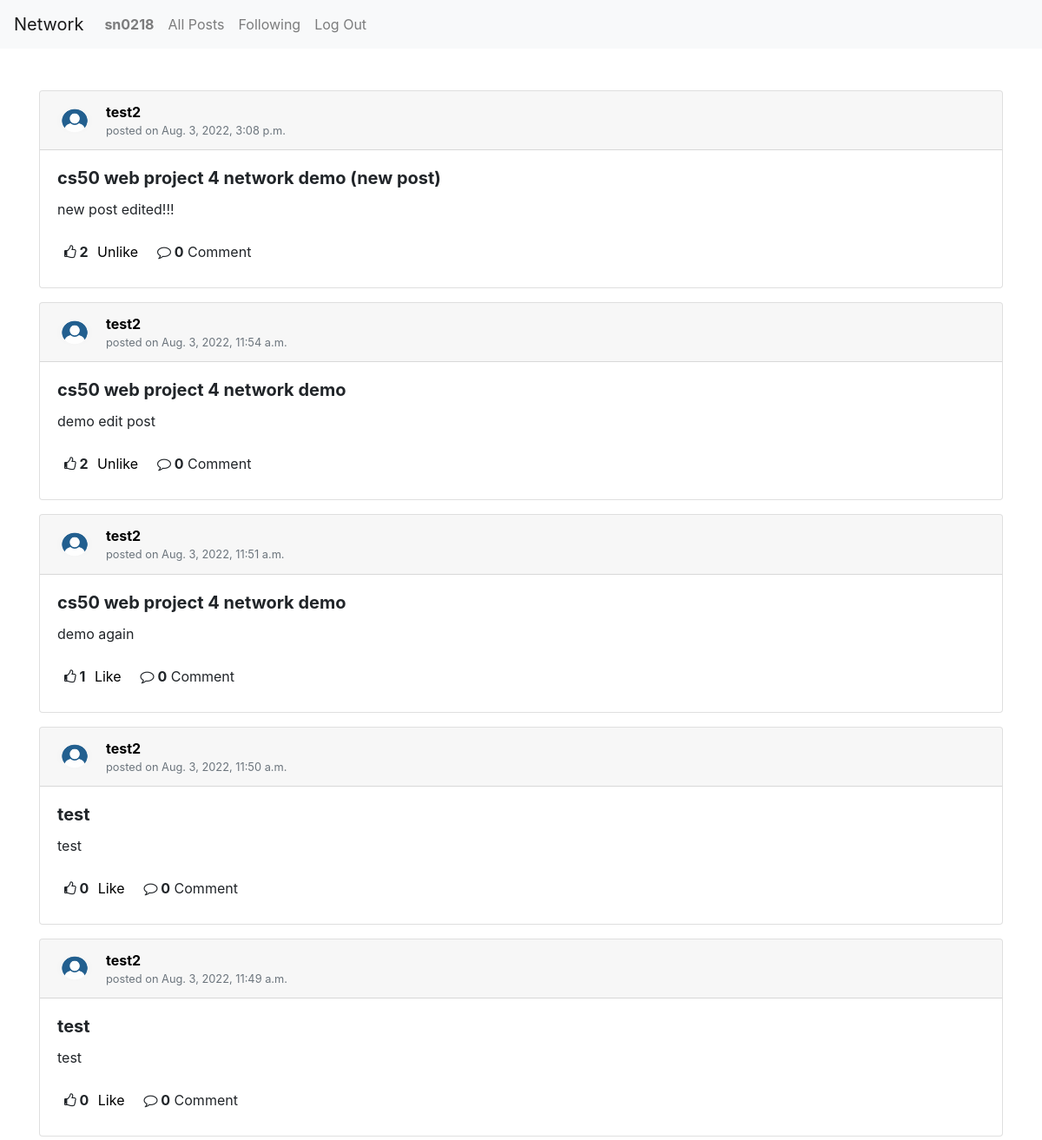
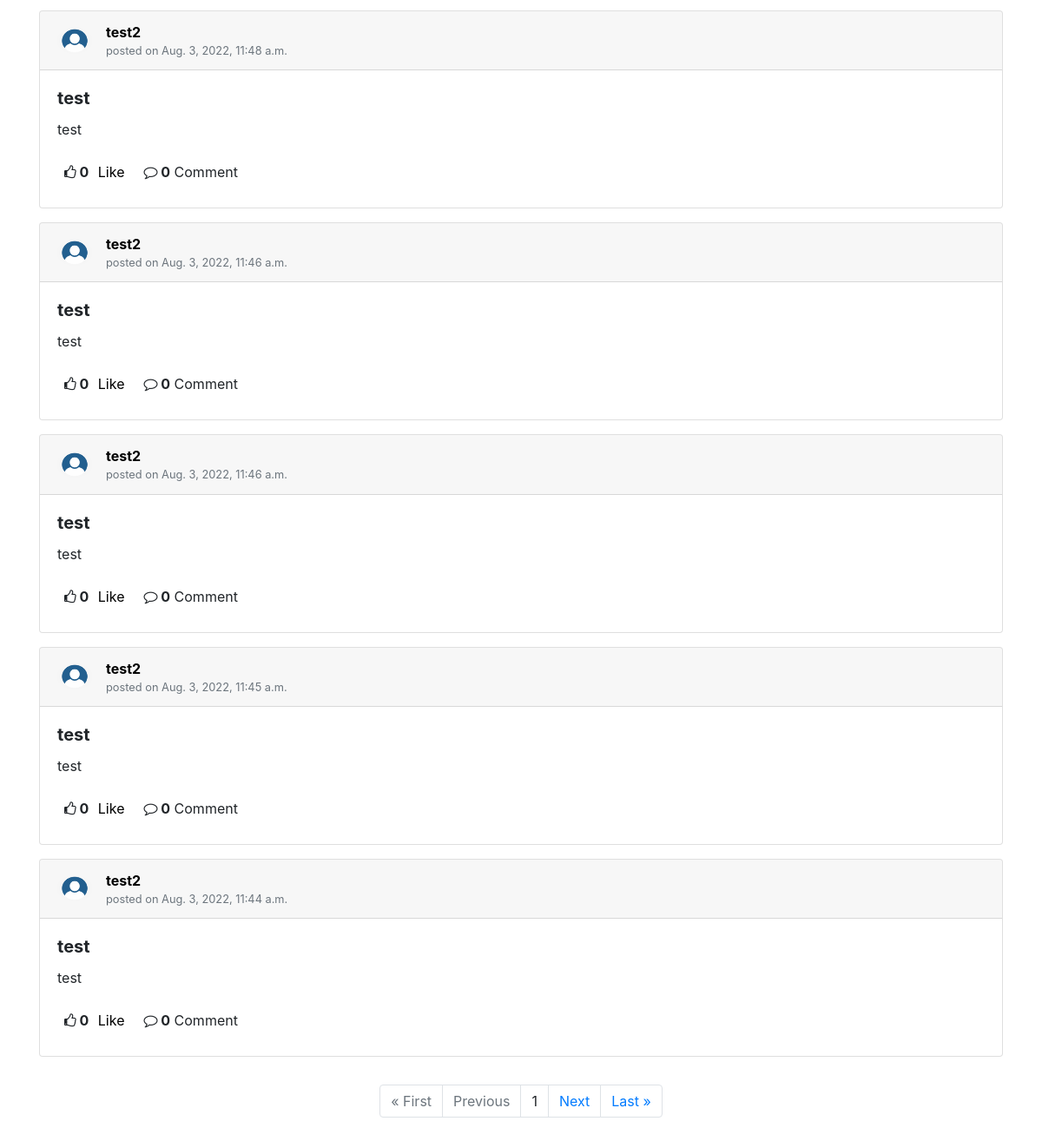
Page /following (signed in) on the committed database (2 pictures, top to bottom).
### network/models.py (models this page shows, shortened)
class User(AbstractUser):
    pass

class Post(models.Model):
    user = models.ForeignKey(User, on_delete=models.CASCADE, related_name="user_post", verbose_name="Posted by")
    headline = models.CharField(max_length=128)
    content = models.TextField(blank=False)
    date = models.DateTimeField(auto_now_add=True, verbose_name="Posted on")

### network/views.py (the view)
# urls.py: path("following", views.following, name="following"),
@login_required(login_url="login")
def following(request):
    if request.method == "GET":
        user = request.user
        current_user = User.objects.get(pk=user.id)
        posts = [following.followed_user.user_post.order_by('-date').all() for following in current_user.following.all()]
        posts = list(sorted(chain(*posts), key=lambda post: post.date, reverse=True))
        liked_posts= []
        if user.is_authenticated:
            likes = Like.objects.filter(user=user).all()
            liked_posts = [like.post for like in likes]
        paginator = Paginator(posts, 10)
        page_number = request.GET.get('page')
        page_obj = paginator.get_page(page_number)
        return render(request, "network/following.html", {
            "user": user,
            "posts": posts,
            "page_obj": page_obj,
            "liked_posts": liked_posts
        })

### network/templates/network/following.html (shortened to what this page needs)
{% extends "network/layout.html" %}
{% load static %}
{% block body %}
    <div class="container mt-5" id="all-posts-view">
        {% if posts %}
        {% for post in page_obj %}
        <div class="card mb-3" id="post-{{ post.id }}">
            <div class="card-header">
                <div class="d-flex flex-row align-items-center">
                    <img class="rounded-circle shadow-1-strong me-3" src="static\network\blank-profile-pic.png" alt="avatar" width="40" height="30" />
                    <div class="ml-2 pl-2">
                        <a href="{% url 'profile' post.user.username %}" class="post-username"><strong>{{ post.user.username }} </strong></a>
                        <div class="text-muted small">
                            posted on {{ post.date }}
                        </div>
                    </div>
                </div>
            </div>
            <div class="card-body">
                <h5 class="card-title"><b>{{ post.headline }}</b></h5>
                <p class="card-text" id="post-{{ post.id }}-content"> {{ post.content }}</p>
                <div id="buttons-{{ post.id }}">
                    <div class="d-flex justify-content-between align-items-center mt-2">
                        <div class="d-flex flex-row align-items-center">
                            <div class="p-2">
                                <b id="like-count-{{ post.id }}"><i class="fa fa-thumbs-o-up" aria-hidden="true"></i>  {{ post.post_like.count }}</b>
                                {% if user.is_authenticated %}
                                    {% if not post in liked_posts %}
                                        <button class="like-text" id="like-text-{{ post.id }}" value="like">Like</button>
                                    {% else %}
                                        <button class="like-text" id="like-text-{{ post.id }}" value="unlike">Unlike</button>
                                    {% endif %}
                                {% endif %}
                            </div>
                            <div class="p-2">
                                <b id="comment-count"><i class="fa fa-comment-o" aria-hidden="true"></i> 0</b>
                                {% if user.is_authenticated %}
                                    <span class="ms-1 fs-10">Comment</span>
                                {% endif %}
                            </div>
                        </div>
                    </div>
                </div>
            </div>
        </div>
        {% endfor %}
    </div>
    <div class="container py-3">
        <ul class="pagination justify-content-center">
            {% if page_obj.has_previous %}
                <li class="page-item"><a href="?page=1" class="page-link">&laquo; First</a></li>
                <li class="page-item"><a href="?page={{ page_obj.previous_page_number }}" class="page-link">Previous</a></li>
            {% else %}
            <li class="page-item disabled"><a class="page-link">&laquo; First</a></li>
            <li class="page-item disabled"><a class="page-link">Previous</a></li>
            {% endif %}
            {% if page_obj.number %}
            <li class="page-item"><a class="page-link">{{ page_obj.number }}</a></li>
            {% else %}
            <li class="page-item"><a class="page-link">0</a></li>
            {% endif %}
            {% if page_obj.has_next %}
            <li class="page-item"><a href="?page={{ page_obj.next_page_number }}" class="page-link">Next</a></li>
            <li class="page-item"><a href="?page={{ page_obj.paginator.num_pages }}" class="page-link">Last &raquo;</a></li>
            {% else %}
            <li class="page-item disabled"><a class="page-link">Next</a></li>
            <li class="page-item disabled"><a class="page-link">Last &raquo;</a></li>
            {% endif %}
        </ul>
    </div>
    {% else %}
    <div class="container"><p>No posts so far.</p></div>
    {% endif %}
{% endblock %}

### network/templates/network/layout.html (shortened to what this page needs)
{% load static %}
<!DOCTYPE html>
<html lang="en">
    <head>
        <link rel="stylesheet" href="https://cdnjs.cloudflare.com/ajax/libs/font-awesome/4.7.0/css/font-awesome.min.css">
        <link rel="stylesheet" href="https://stackpath.bootstrapcdn.com/bootstrap/4.4.1/css/bootstrap.min.css">
        <link href="{% static 'network/styles.css' %}" rel="stylesheet">
    </head>
    <body>
        <nav class="navbar navbar-expand-lg navbar-light bg-light">
            <a class="navbar-brand" href="#">Network</a>
            <div>
              <ul class="navbar-nav mr-auto">
                {% if user.is_authenticated %}
                    <li class="nav-item">
                        <a class="nav-link" href="{% url 'profile' user.username %}"><strong>{{ user.username }}</strong></a>
                    </li>
                {% endif %}
                <li class="nav-item">
                  <a class="nav-link" href="{% url 'index' %}">All Posts</a>
                </li>
                {% if user.is_authenticated %}
                    <li class="nav-item">
                        <a class="nav-link" href="{% url 'following' %}">Following</a>
                    </li>
                    <li class="nav-item">
                        <a class="nav-link" href="{% url 'logout' %}">Log Out</a>
                    </li>
                {% endif %}
              </ul>
            </div>
          </nav>
        <div class="body">
            {% block body %}
            {% endblock %}
        </div>
    </body>
</html>

### network/static/network/styles.css (style rules this page uses)
.post-username { color: black; }
.like-text { background: none; border: none; }

### rows in the picture
User: username "sn0218"
Post: user.username "test2", date "Aug. 3, 2022, 3:08 p.m.", headline "cs50 web project 4 network demo (new post)", content "new post edited!!!", post_like.count "2"
Post: user.username "test2", date "Aug. 3, 2022, 11:54 a.m.", headline "cs50 web project 4 network demo", content "demo edit post", post_like.count "2"
Post: user.username "test2", date "Aug. 3, 2022, 11:51 a.m.", headline "cs50 web project 4 network demo", content "demo again", post_like.count "1"
Post: user.username "test2", date "Aug. 3, 2022, 11:50 a.m.", headline "test", content "test", post_like.count "0"
Post: user.username "test2", date "Aug. 3, 2022, 11:49 a.m.", headline "test", content "test", post_like.count "0"
Post: user.username "test2", date "Aug. 3, 2022, 11:48 a.m.", headline "test", content "test", post_like.count "0"
Post: user.username "test2", date "Aug. 3, 2022, 11:46 a.m.", headline "test", content "test", post_like.count "0"
Post: user.username "test2", date "Aug. 3, 2022, 11:46 a.m.", headline "test", content "test", post_like.count "0"
Post: user.username "test2", date "Aug. 3, 2022, 11:45 a.m.", headline "test", content "test", post_like.count "0"
Post: user.username "test2", date "Aug. 3, 2022, 11:44 a.m.", headline "test", content "test", post_like.count "0"

### other values in the picture
{{ page_obj.number }} "1"
